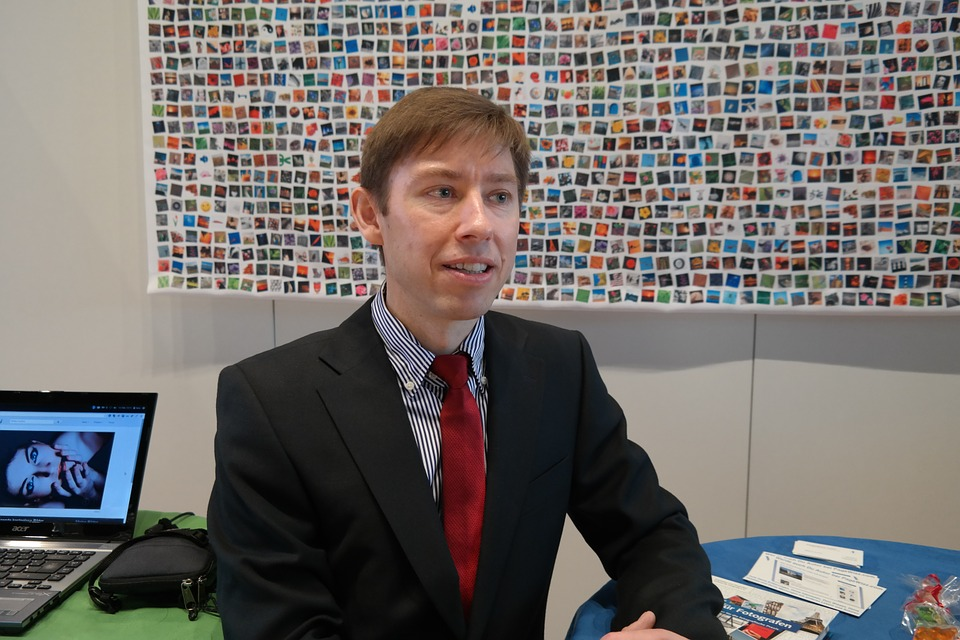
#> input picture images/19.jpg, 960 x 640 px
$ python main.py
#> lines starting #> are read from the running program, lines starting #| are printed output that depends on the picture; after the words box and inside, x2 and y2 are one past the last pixel; in counts of white or black regions, pixels touching at a corner belong together
### pixel_manager.py
from common_header import *


class PixelManager2D:
    """
    회선 처리 완료 좌표들 관리 하는 클래스
    """

    def __init__(self, image, width, height):
        self.layer = np.zeros((width, height))    # 마우스 움직 이는 영역 저장
        self.touch_effect_layer = np.zeros_like(image)  # 지금 까지 처리 한거 저장
        self.mouse_cursor_layer = np.zeros_like(image)  # 마우스 포인터
        self.convolution_applied_layer = image.copy()

    def get_convolution_applied_layer(self):
        return self.convolution_applied_layer

    def get_layer(self):
        return self.layer

    def clear_layer(self):
        self.layer[:] = 0

    def get_mouse_cursor_layer(self):
        return self.mouse_cursor_layer

    def clear_mouse_cursor_layer(self):
        self.mouse_cursor_layer[:] = 0

    def set_touch_effect_layer_pixels(self, y, x, channel, value):
        self.touch_effect_layer[y, x, channel] = value

    def get_touch_effect_layer_pixels(self, y, x, channel):
        return self.touch_effect_layer[y, x, 2]

    def get_touch_effect_layer(self):
        return self.touch_effect_layer

### config.py
from common_header import *


def get_relative_pixels_coordinates_in_circle(radius):
    """
    상대 원내부 좌표들 구함
    :param radius: 원 반지름
    :return:
    """
    y, x = np.ogrid[-radius:radius + 1, -radius:radius + 1]
    pixel_coordinates_ = (x**2 + y**2)**0.5 <= radius
    relative_pixel_coordinates_ = np.transpose(np.nonzero(pixel_coordinates_)) - np.array([radius, radius])
    return relative_pixel_coordinates_


# 원 바지름 설정
RADIUS = 30


# 상대 좌표 받아 오기
relative_pixel_coordinates = get_relative_pixels_coordinates_in_circle(RADIUS)


# 입력 영상의 크기
WIDTH, HEIGHT = 1920, 1080

# 파일 경로
INPUT_IMAGE_PATH = r'images/19.jpg'

# 출력 파일 2개 이름
OUT_FILE1_PATH = r'./output/1.jpg'
OUT_FILE2_PATH = r'./output/2.jpg'

# 좌측 상단 메시지
MENU = '1/blurring, 2/sharpening, 3/prewitt, 4/sobel, 5/laplacian'

# 커널 이름
BLURRING = 'blurring'
SHARPENING = 'sharpening'
PREWITT = 'prewitt'
SOBEL = 'sobel'
LAPLACIAN = 'laplacian'

# 모드에 따른 커널값 설정
MODE = {
    BLURRING:
        np.array([
            [[1 / 9, 1 / 9, 1 / 9],
             [1 / 9, 1 / 9, 1 / 9],
             [1 / 9, 1 / 9, 1 / 9]],

            [[1 / 9, 1 / 9, 1 / 9],
             [1 / 9, 1 / 9, 1 / 9],
             [1 / 9, 1 / 9, 1 / 9]],

            [[1 / 9, 1 / 9, 1 / 9],
             [1 / 9, 1 / 9, 1 / 9],
             [1 / 9, 1 / 9, 1 / 9]]
        ], np.float32),

    SHARPENING:
        np.array([
            [[-1, -1, -1],
             [-1, -1, -1],
             [-1, -1, -1]],

            [[-1, -1, -1],
             [9, 9, 9],
             [-1, -1, -1]],

            [[-1, -1, -1],
             [-1, -1, -1],
             [-1, -1, -1]]
        ], np.float32),

    # 수평마스크, 수직마스크
    PREWITT:
        np.array([
            [
                [[-1, -1, -1],
                 [-1, -1, -1],
                 [-1, -1, -1]],

                [[0, 0, 0],
                 [0, 0, 0],
                 [0, 0, 0]],

                [[1, 1, 1],
                 [1, 1, 1],
                 [1, 1, 1]]
            ],
            [
                [[-1, -1, -1],
                 [0, 0, 0],
                 [1, 1, 1]],

                [[-1, -1, -1],
                 [0, 0, 0],
                 [1, 1, 1]],

                [[-1, -1, -1],
                 [0, 0, 0],
                 [1, 1, 1]]
            ]
        ], np.float32),

    # 수평마스크, 수직마스크
    SOBEL:
        np.array([
            [
                [[-1, -1, -1],
                 [-2, -2, -2],
                 [-1, -1, -1]],

                [[0, 0, 0],
                 [0, 0, 0],
                 [0, 0, 0]],

                [[1, 1, 1],
                 [2, 2, 2],
                 [1, 1, 1]]
            ],
            [
                [[-1, -2, -1],
                 [0, 0, 0],
                 [1, 2, 1]],

                [[-1, -2, -1],
                 [0, 0, 0],
                 [1, 2, 1]],

                [[-1, -2, -1],
                 [0, 0, 0],
                 [1, 2, 1]]
            ]
        ], np.float32),

    LAPLACIAN:
        np.array([
            [[-1, -1, -1],
             [-1, -1, -1],
             [-1, -1, -1]],

            [[-1, -1, -1],
             [8, 8, 8],
             [-1, -1, -1]],

            [[-1, -1, -1],
             [-1, -1, -1],
             [-1, -1, -1]]
        ], np.float32)
}

# print(absolute_pixels_coordinates_in_circle.shape, absolute_pixels_coordinates_in_circle.dtype, type(absolute_pixels_coordinates_in_circle))
# print(absolute_pixels_coordinates_in_circle.transpose().shape)

'''
>> a
array([[ 0,  1,  2,  3],
       [ 4,  5,  6,  7],
       [ 8,  9, 10, 11]])
>> i = np.array([[0, 1],  # indices for the first dim of `a`
              [1, 2]])
>> j = np.array([[2, 1],  # indices for the second dim
              [3, 3]])
>>> a[i, j]  # i and j must have equal shape
array([[ 2,  5],
       [ 7, 11]])
'''

### main.py
import threading

from common_header import *
from pixel_manager import PixelManager2D
from config import *


# 파일 저장
def save_images(user_interaction_image_filename, non_processed_image_filename):
    """
    :param user_interaction_image_filename: 사용자 상호작용 이미지 파일 이름
    :param non_processed_image_filename: 처리한 부분을 제외한 이미지 파일 이름
    :return:
    """
    global touch_effect_layer, convolution_applied_layer

    processed_image = touch_effect_layer.copy()
    processed_image[processed_image[:, :, 2] != 127] = 255
    processed_image[processed_image[:, :, 2] == 127] = 0
    non_processed_image = cv2.bitwise_and(convolution_applied_layer, processed_image)
    print(convolution_applied_layer[1:-1, 1:-1].shape, non_processed_image[1:-1, 1:-1].shape)

    cv2.imwrite(user_interaction_image_filename, convolution_applied_layer[1:-1, 1:-1])
    cv2.imwrite(non_processed_image_filename, non_processed_image[1:-1, 1:-1])


# [148 lines left out: functions differential, apply_filter, get_coordinates, do_filtering, apply_image, mouse_callback, not called in this run]


if __name__ == '__main__':

    # 그리기 중인지 확인
    drawing = False

    # 입력 영상 로드, 회선 처리 대상
    original = cv2.imread(INPUT_IMAGE_PATH, cv2.IMREAD_COLOR)
#> original is the input picture: shape (640, 960, 3); mean B, G, R 104.3, 107.3, 112.4

    # 입력 영상 크기 조정
    original = cv2.resize(original, (WIDTH, HEIGHT))
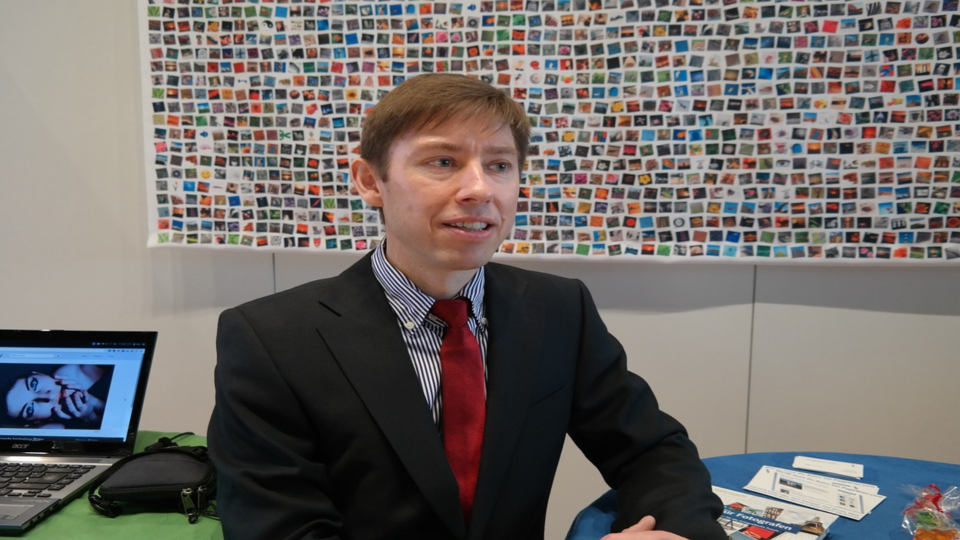
#> original: shape (1080, 1920, 3) (shown at 1/2 size); mean B, G, R 104.2, 107.2, 112.3
    original = cv2.copyMakeBorder(original, 1, 1, 1, 1, cv2.BORDER_CONSTANT, value=0)
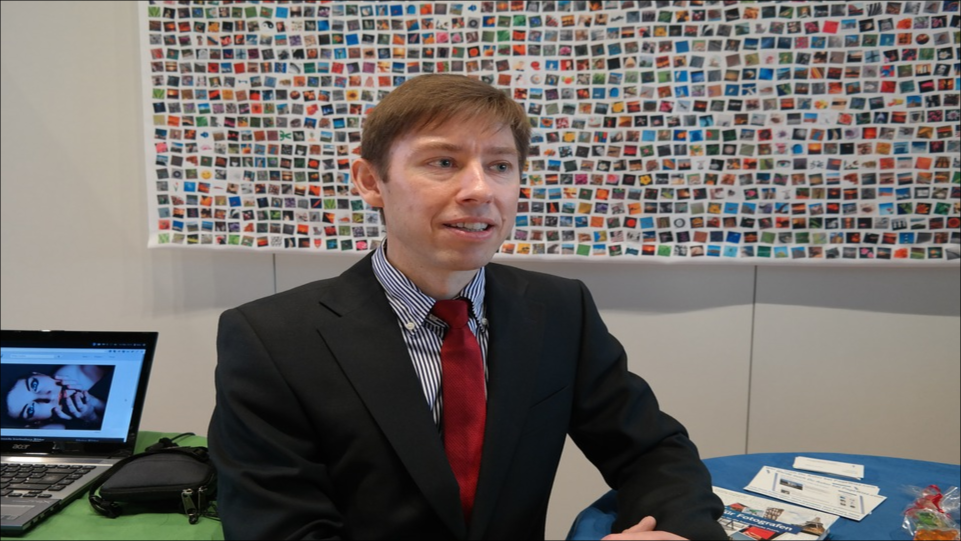
#> original: shape (1082, 1922, 3) (shown at 1/2 size); mean B, G, R 103.9, 106.9, 112

    print(original[0, 0, :])
#| [0 0 0]
    print(original[HEIGHT + 1, WIDTH + 1, :])
#| [0 0 0]
    # print(original.shape)

    # 화소 처리 여부 관리 하는 녀석 (2D)
    pixel_manager2d = PixelManager2D(original, HEIGHT, WIDTH)

    # 사용자 상호 작용을 위한 레이어
    user_interaction_layer = original.copy()

    # 터치 효과 저장 레이어
    touch_effect_layer = pixel_manager2d.get_touch_effect_layer()
#> touch_effect_layer: shape (1082, 1922, 3); every value is 0

    # 원 레이어
    mouse_cursor_layer = pixel_manager2d.get_mouse_cursor_layer()

    # convolution 적용 레이버
    convolution_applied_layer = pixel_manager2d.get_convolution_applied_layer()

    # 이전 마우스 좌표
    prev_x, prev_y = 0, 0
    convolution_applied_prev_x, convolution_applied_prev_y = -1, -1

    # 회선 마스크 초기화
    current_mask = BLURRING

    # 윈도우 생성 및 마우스 이벤트 설정
    cv2.namedWindow('Touch Effect')
    cv2.setMouseCallback('Touch Effect', mouse_callback)

    while True:

        cv2.addWeighted(convolution_applied_layer, 1, mouse_cursor_layer, 0.5, 0, user_interaction_layer)
        cv2.putText(user_interaction_layer, MENU, (50, 50), cv2.FONT_HERSHEY_SIMPLEX, 1, (0, 255, 0), 3)
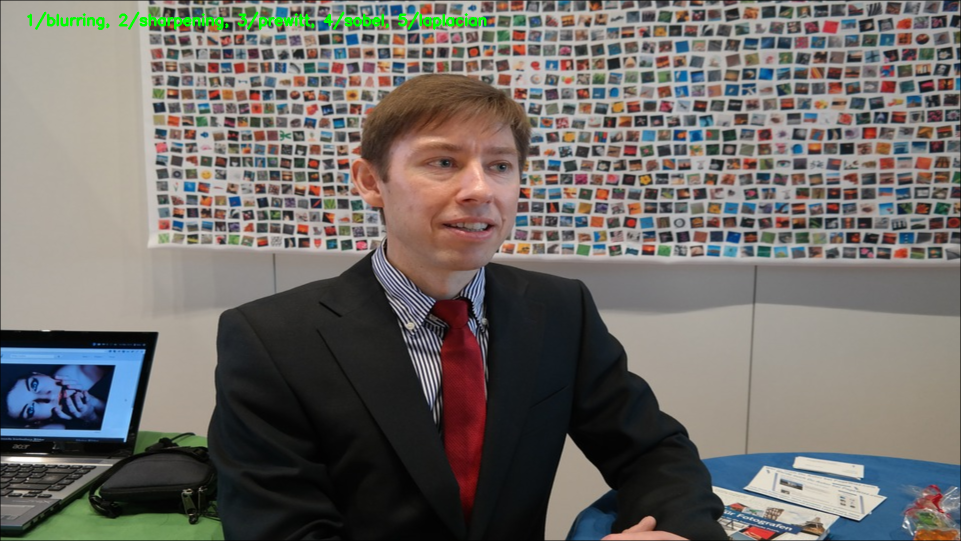
#> user_interaction_layer: shape (1082, 1922, 3) (shown at 1/2 size); 0.47% of pixels changed, all inside (x1, y1, x2, y2) = (54, 23, 973, 60)
        # 영상 출력
        cv2.imshow('Touch Effect', user_interaction_layer)

        # 키보드 입력 처리
        key = cv2.waitKey(1) & 0xFF
#> (key q is pressed here)
        if key == ord('1'):
            current_mask = BLURRING

        elif key == ord('2'):
            current_mask = SHARPENING

        elif key == ord('3'):
            current_mask = PREWITT

        elif key == ord('4'):
            current_mask = SOBEL

        elif key == ord('5'):
            current_mask = LAPLACIAN

        elif key == ord('q'):  # 'q' 키를 누르면
            save_images(OUT_FILE1_PATH, OUT_FILE2_PATH)
#> in save_images, `processed_image[processed_image[:, :, 2] != 127] = 255`: processed_image: shape (1082, 1922, 3); every value is 255
#| (1080, 1920, 3) (1080, 1920, 3)
            break
